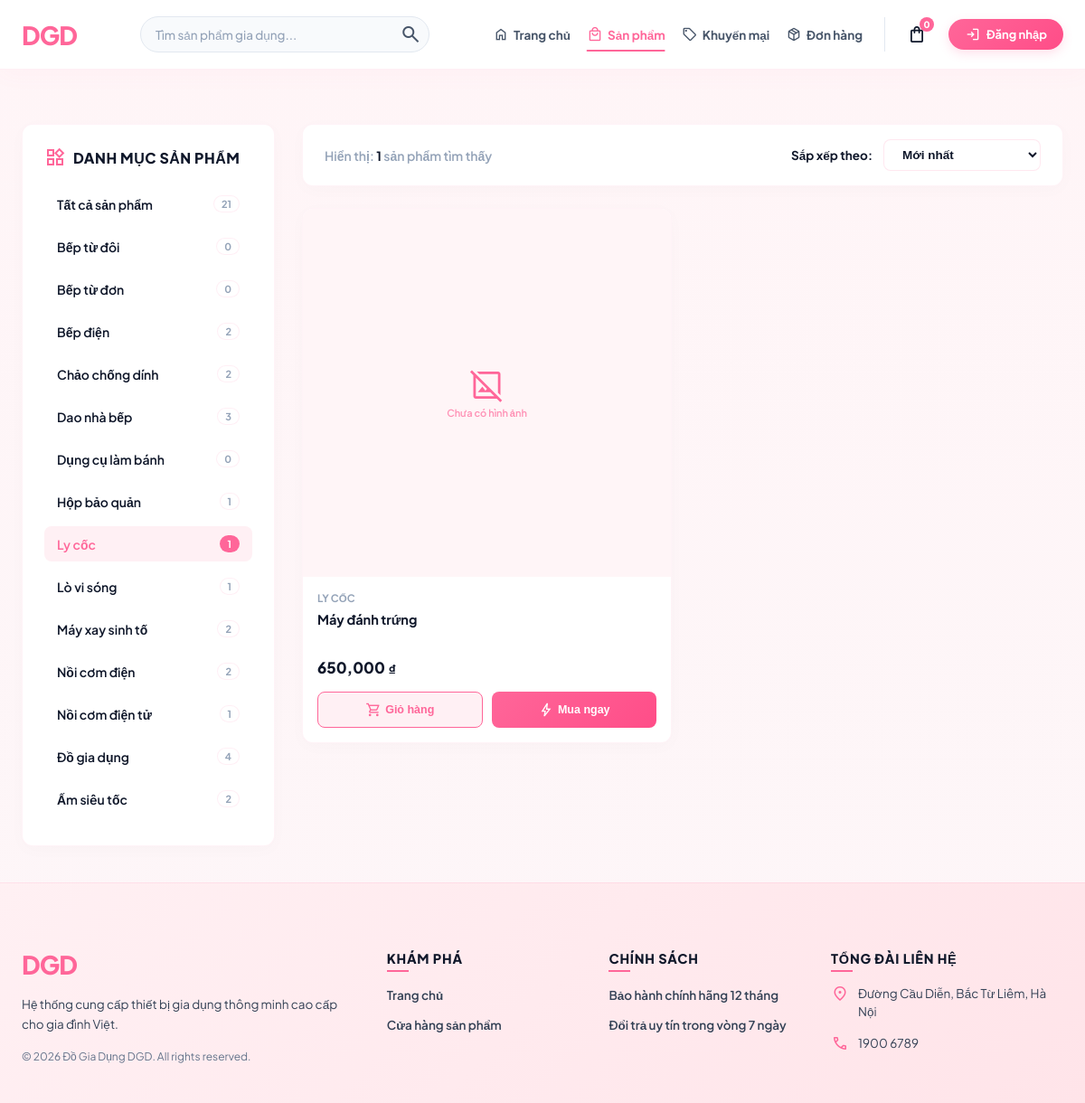
Page /products?category=10&sort=newest&search= on the earlier database version.
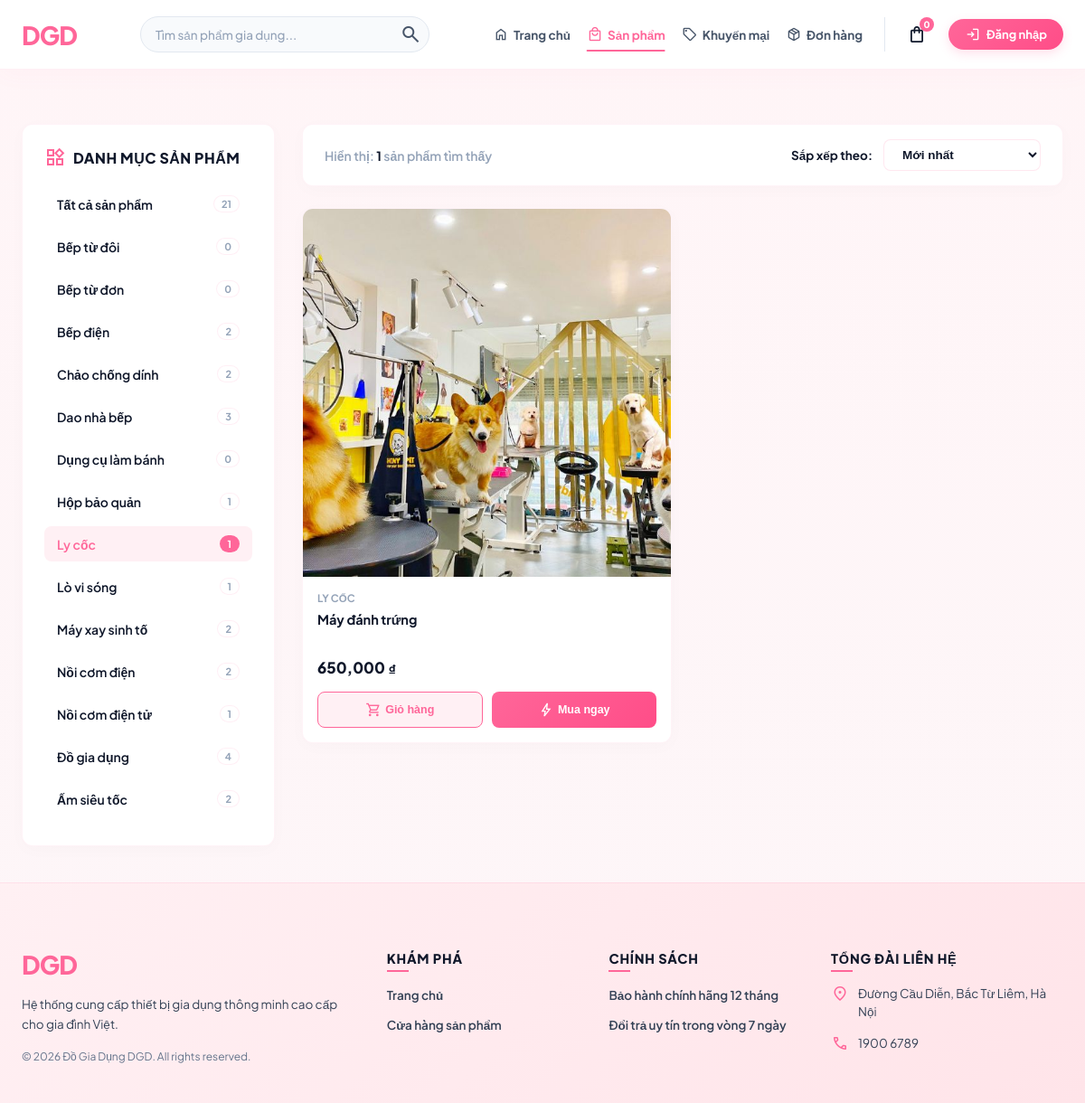
Same page on the later database version.
### tables this page shows
CREATE TABLE danh_muc (
    id INTEGER PRIMARY KEY AUTOINCREMENT,
    tenDanhMuc TEXT NOT NULL,
    danhMucChaId INTEGER,

    FOREIGN KEY (danhMucChaId)
        REFERENCES danh_muc(id)
);

CREATE TABLE san_pham (
    id INTEGER PRIMARY KEY AUTOINCREMENT,
    tenSanPham TEXT NOT NULL,
    moTa TEXT,
    gia REAL NOT NULL,
    danhMucId INTEGER NOT NULL,
    nhaCungCapId INTEGER NOT NULL,
    trangThai INTEGER DEFAULT 1,
    ngayTao DATETIME DEFAULT CURRENT_TIMESTAMP,

    FOREIGN KEY (danhMucId)
        REFERENCES danh_muc(id),

    FOREIGN KEY (nhaCungCapId)
        REFERENCES nha_cung_cap(id)
);

CREATE TABLE hinh_anh_san_pham (
    id INTEGER PRIMARY KEY AUTOINCREMENT,
    sanPhamId INTEGER NOT NULL,
    duongDanAnh TEXT NOT NULL,

    FOREIGN KEY (sanPhamId)
        REFERENCES san_pham(id)
);

### main.py (the view)
@app.route("/products", endpoint="route_user_products")
def route_user_products():
    return user_products_index()

### controllers/product_controller.py (called while the page is built)
def user_products_index():
    category_id = request.args.get("category", "").strip()
    sort_option = request.args.get("sort", "newest").strip()
    search_query = request.args.get("search", "").strip()
    categories = get_categories_with_count_db()
    total_count = sum(cat["soLuongSp"] for cat in categories)
    products = get_filtered_products_db(
        category_id=category_id,
        sort_option=sort_option,
        search_query=search_query
    )
    return render_template(
        "products.html",
        categories=categories,
        products=products,
        total_count=total_count,
        current_cat=category_id,
        current_sort=sort_option,
        search_query=search_query
    )

### models/product_model.py (called while the page is built)
def get_db_connection():
    conn = sqlite3.connect(DB_PATH)
    conn.row_factory = sqlite3.Row
    return conn

### templates/products.html (shortened to what the changed rows need)
{% extends "layout_user.html" %}
{% block content %}
<div class="products-page-container">
    <aside class="sidebar-filter">
        <ul class="category-list">
            {% for cat in categories %}
            <li class="category-item">
                <a href="/products?category={{ cat.id }}&sort={{ current_sort }}&search={{ search_query }}"
                   class="category-link {% if current_cat == cat.id|string %}active{% endif %}">
                    <span>{{ cat.tenDanhMuc }}</span>
                    <span class="category-count">{{ cat.soLuongSp }}</span>
                </a>
            </li>
            {% endfor %}
        </ul>
    </aside>
    <main class="main-products-content">
        <div class="products-grid">
            {% if products and products|length > 0 %}
                {% for sp in products %}
                <div class="product-card">
                    <div class="product-img-box">
                        {% if sp.duongDanAnh %}
                            {% if 'http' in sp.duongDanAnh or '/' in sp.duongDanAnh %}
                                <img src="{{ sp.duongDanAnh }}" alt="{{ sp.tenSanPham }}" class="product-img">
                            {% else %}
                                <img src="/static/uploads/products/{{ sp.duongDanAnh }}" alt="{{ sp.tenSanPham }}" class="product-img">
                            {% endif %}
                        {% else %}
                            <div style="width: 100%; height: 100%; display: flex; flex-direction: column; align-items: center; justify-content: center; background: #fff5f7; color: var(--dgd-pink);">
                                <span class="material-symbols-outlined" style="font-size: 40px; margin-bottom: 4px;">image_not_supported</span>
                                <span style="font-size: 11px; font-weight: 600; opacity: 0.7;">Chưa có hình ảnh</span>
                            </div>
                        {% endif %}
                    </div>
                    <div class="product-info-box">
                        <div class="product-category">{{ sp.tenDanhMuc or 'Gia dụng thông minh' }}</div>
                        <div class="product-name" title="{{ sp.tenSanPham }}">{{ sp.tenSanPham }}</div>
                        <div class="product-price-row">
                            <span class="price-current">{{ "{:,.0f}".format(sp.gia) }}</span>
                            <span class="price-unit">₫</span>
                        </div>
                        <div class="product-action-group">
    <form action="/cart/add/{{ sp.id }}" method="GET">
        <button type="submit" class="btn-add-cart">
            <span class="material-symbols-outlined" style="font-size: 18px;">shopping_cart</span>
            <span>Giỏ hàng</span>
        </button>
    </form>
    <form action="/cart/buy-now/{{ sp.id }}" method="GET">
        <button type="submit" class="btn-buy-now">
            <span class="material-symbols-outlined" style="font-size: 18px;">bolt</span>
            <span>Mua ngay</span>
        </button>
    </form>
</div>
                    </div>
                </div>
                {% endfor %}
            {% endif %}
        </div>
    </main>
</div>
{% endblock %}

Differences in the rows shown:
no longer on one of the page's lists (row edited): san_pham: tenDanhMuc "LY CỐC", tenSanPham "Máy đánh trứng", gia "650,000"
added hinh_anh_san_pham: duongDanAnh (picture), tenDanhMuc "LY CỐC", tenSanPham "Máy đánh trứng", {{ "{:,.0f}".format(sp.gia) }} "650,000"
